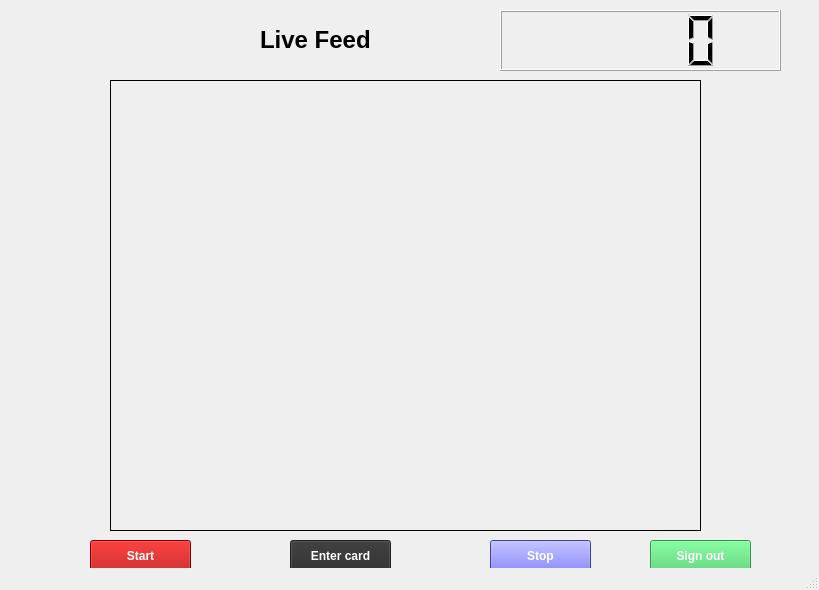
<?xml version="1.0" encoding="UTF-8"?>
<ui version="4.0">
 <class>MainWindow</class>
 <widget class="QMainWindow" name="MainWindow">
  <property name="geometry">
   <rect>
    <x>0</x>
    <y>0</y>
    <width>819</width>
    <height>590</height>
   </rect>
  </property>
  <property name="font">
   <font>
    <pointsize>9</pointsize>
    <weight>75</weight>
    <bold>true</bold>
   </font>
  </property>
  <property name="windowTitle">
   <string>Live Feed</string>
  </property>
  <property name="windowIcon">
   <iconset>
    <normaloff>../../Users/Pathum/Users/Pathum/Desktop/interfaces/10-512.png</normaloff>../../Users/Pathum/Users/Pathum/Desktop/interfaces/10-512.png</iconset>
  </property>
  <widget class="QWidget" name="centralwidget">
   <widget class="QPushButton" name="btn_start">
    <property name="geometry">
     <rect>
      <x>90</x>
      <y>540</y>
      <width>101</width>
      <height>31</height>
     </rect>
    </property>
    <property name="font">
     <font>
      <pointsize>9</pointsize>
      <weight>75</weight>
      <bold>true</bold>
     </font>
    </property>
    <property name="styleSheet">
     <string notr="true">background-color: rgb(181, 0, 0);
color: rgb(255, 255, 255);</string>
    </property>
    <property name="text">
     <string>Start</string>
    </property>
    <property name="icon">
     <iconset>
      <normaloff>../../Users/Pathum/Users/Pathum/Desktop/interfaces/Start-icon.png</normaloff>../../Users/Pathum/Users/Pathum/Desktop/interfaces/Start-icon.png</iconset>
    </property>
   </widget>
   <widget class="QPushButton" name="btn_snap">
    <property name="geometry">
     <rect>
      <x>290</x>
      <y>540</y>
      <width>101</width>
      <height>31</height>
     </rect>
    </property>
    <property name="font">
     <font>
      <weight>75</weight>
      <bold>true</bold>
     </font>
    </property>
    <property name="styleSheet">
     <string notr="true">background-color: rgb(45, 45, 45);
color: rgb(255, 255, 255);</string>
    </property>
    <property name="text">
     <string>Enter card</string>
    </property>
   </widget>
   <widget class="QPushButton" name="btn_stop">
    <property name="geometry">
     <rect>
      <x>490</x>
      <y>540</y>
      <width>101</width>
      <height>31</height>
     </rect>
    </property>
    <property name="font">
     <font>
      <weight>75</weight>
      <bold>true</bold>
     </font>
    </property>
    <property name="styleSheet">
     <string notr="true">color: rgb(255, 255, 255);
background-color: rgb(85, 85, 255);</string>
    </property>
    <property name="text">
     <string>Stop</string>
    </property>
    <property name="icon">
     <iconset>
      <normaloff>../../Users/Pathum/Users/Pathum/Desktop/interfaces/images.png</normaloff>../../Users/Pathum/Users/Pathum/Desktop/interfaces/images.png</iconset>
    </property>
   </widget>
   <widget class="QLabel" name="lbl_cam">
    <property name="geometry">
     <rect>
      <x>110</x>
      <y>80</y>
      <width>591</width>
      <height>451</height>
     </rect>
    </property>
    <property name="frameShape">
     <enum>QFrame::Box</enum>
    </property>
    <property name="text">
     <string/>
    </property>
   </widget>
   <widget class="QLCDNumber" name="lcdNumber">
    <property name="geometry">
     <rect>
      <x>500</x>
      <y>10</y>
      <width>281</width>
      <height>61</height>
     </rect>
    </property>
   </widget>
   <widget class="QLabel" name="label">
    <property name="geometry">
     <rect>
      <x>260</x>
      <y>10</y>
      <width>201</width>
      <height>61</height>
     </rect>
    </property>
    <property name="font">
     <font>
      <pointsize>18</pointsize>
     </font>
    </property>
    <property name="text">
     <string>&lt;html&gt;&lt;head/&gt;&lt;body&gt;&lt;p&gt;Live Feed&lt;/p&gt;&lt;/body&gt;&lt;/html&gt;</string>
    </property>
   </widget>
   <widget class="QPushButton" name="btn_signout">
    <property name="geometry">
     <rect>
      <x>650</x>
      <y>540</y>
      <width>101</width>
      <height>31</height>
     </rect>
    </property>
    <property name="font">
     <font>
      <weight>75</weight>
      <bold>true</bold>
     </font>
    </property>
    <property name="styleSheet">
     <string notr="true">background-color: rgb(69, 209, 102);
color: rgb(255, 255, 255);</string>
    </property>
    <property name="text">
     <string>Sign out</string>
    </property>
   </widget>
  </widget>
  <widget class="QStatusBar" name="statusbar"/>
 </widget>
 <resources/>
 <connections/>
</ui>
